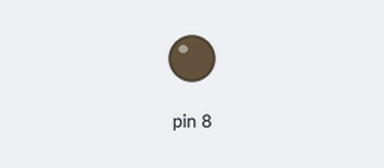
The sketch below on a simulated Arduino Uno, built with avr-gcc and run on an emulated ATmega328P. On the bench: output pins drawn as LEDs (lit = HIGH).

Above: at 0.1 s.
At 3.9 s:
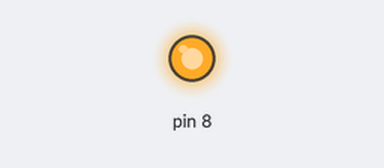
Timing chart, 0 to 7.7 s (numbered marks = the images above):
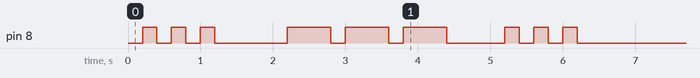

The sketch:

morsecode.ino
```cpp
#include "morse.h"
// This is just something that is easier to recognise and test the program
// Look at the chart to recognise the other messages: https://en.wikipedia.org/wiki/Morse_code
String inputSentence = "SOS";
int counter = 0;
void setup() {
  PulseManager pm{8, // PIN 8 has my red led through a 180 Ohm resistor
  200 // dit length in milliseconds, this is a slow dit length
  };
  //pm.test();
  //pm.longPulse();
  sendMessage(inputSentence, pm);
}

// the loop routine runs over and over again forever:
void loop() {

}
```

morse.h
```cpp
#include "pulse.h"
#include "morsechars.h"
void sendMessage(String inputSentence, PulseManager pulseManager) {
  for (unsigned short i = 0; i < inputSentence.length(); i++) {
    char *curChar = u[toupper(inputSentence.charAt(i))];
    if (inputSentence[i] == ' ') {
      delay(pulseManager.timeMultiplier * 7);
      continue;
    }
    if (i + 1 < inputSentence.length() && inputSentence[i] != inputSentence[i + 1]) {
      pulseManager.shortDelay();
    }
    for (unsigned short j = 0; curChar[j] != '\0'; j++)
    {
      if (curChar[j] == '.') {
        pulseManager.shortPulse();
      } else {
        pulseManager.longPulse();
      }
    }
    delay(pulseManager.timeMultiplier * 3);
  }
}
```

morsechars.h
```cpp
// https://www.asciitable.com/
static const char *u[] =  {"", "","","","","","","","","","","","","","","","","","","","","","","","","","","","","","","","","","","","","","","","","","","","","","","","",
".----",// 1
"..---",// 2
"...--",// 3
"....-",// 4
".....",// 5
"-....",// 6
"--...",// 7
"---..",// 8
"----.",// 9
"-----",// 0
"","","","","","",
".-",   // A
"-...", // B
"-.-.", // C
"-..",  // D
".",    // E
"..-.", // F
"--.",  // G
"....", // H
"..",   // I
".---", // J
"-.-",  // K
".-..", // L
"--",   // M
"-.",   // N
"---",  // O
".--.", // P
"--.-", // Q
".-.",  // R
"...",  // S
"-",    // T
"..-",  // U
"...-", // V
"-..-", // X
"-.--" // Y
};
```

pulse.cpp
```cpp
#include "pulse.h"
#include "Arduino.h"
PulseManager::PulseManager(int led, int timeMultiplier) : led(led), timeMultiplier(timeMultiplier){
  pinMode(led, OUTPUT);
}
void PulseManager::shortPulse() {
  digitalWrite(led, HIGH);
  delay(timeMultiplier);
  digitalWrite(led, LOW);
  delay(timeMultiplier);
}
void PulseManager::test() {
  shortPulse();
  shortPulse();
  shortPulse();
  shortPulse();
  shortPulse();
  shortPulse();
}
void PulseManager::longPulse() {
  digitalWrite(led, HIGH);
  delay(timeMultiplier * 3);
  digitalWrite(led, LOW);
  delay(timeMultiplier);
}
void PulseManager::shortDelay() {
  delay(timeMultiplier);
}
```

pulse.h
```cpp
class PulseManager {
  public:
    PulseManager(int led, int timeMultiplier);
    void shortPulse();
    void longPulse();
    void shortDelay();
    void test();
    int led;
    int timeMultiplier;
};
```
